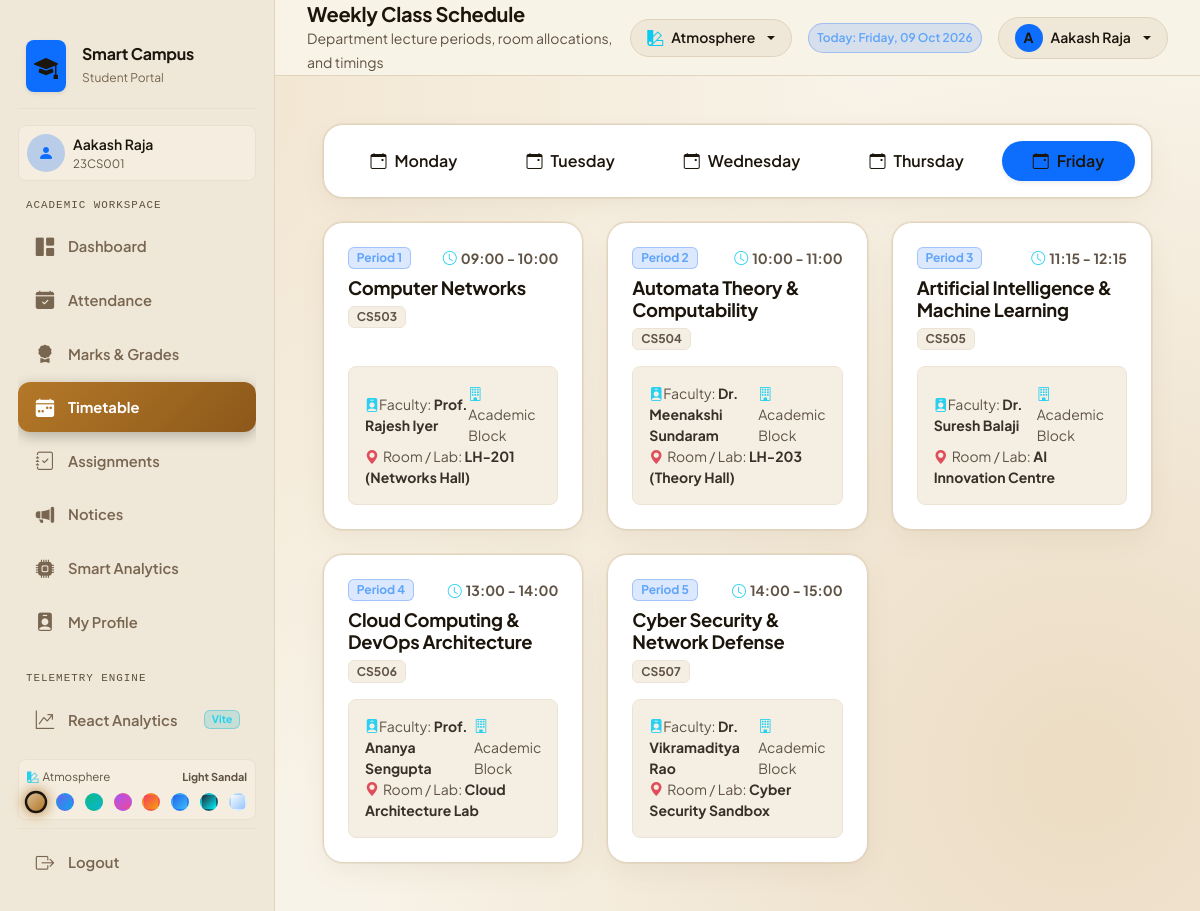
The page /frontend/pages/student-timetable.php (signed in) on the database its author committed.
### tables this page shows
CREATE TABLE `timetable` (
  `id` int(11) NOT NULL AUTO_INCREMENT,
  `subject_id` int(11) NOT NULL,
  `day` varchar(20) NOT NULL,
  `start_time` time NOT NULL,
  `end_time` time NOT NULL,
  `room` varchar(50) DEFAULT NULL,
  PRIMARY KEY (`id`),
  KEY `subject_id` (`subject_id`),
  CONSTRAINT `timetable_ibfk_1` FOREIGN KEY (`subject_id`) REFERENCES `subjects` (`id`) ON DELETE CASCADE
);

CREATE TABLE `subjects` (
  `id` int(11) NOT NULL AUTO_INCREMENT,
  `subject_name` varchar(100) NOT NULL,
  `subject_code` varchar(30) NOT NULL,
  `department` varchar(100) DEFAULT NULL,
  `faculty_id` int(11) DEFAULT NULL,
  `semester` int(11) DEFAULT NULL,
  `total_course_hours` int(11) DEFAULT 75,
  PRIMARY KEY (`id`)
);

### frontend/pages/student-timetable.php (the view, shortened to what the rows shown need)
<?php
require_once __DIR__ . '/../../backend/config/db.php';
require_once __DIR__ . '/../../backend/student/get_student_data.php';
$student_id = (int)$_SESSION['user_id'];
$data = getStudentFullData($conn, $student_id);
$timetable = $data['timetable'];
$days = ['Monday', 'Tuesday', 'Wednesday', 'Thursday', 'Friday'];
$today_name = date('l');
$active_day = in_array($today_name, $days) ? $today_name : 'Monday';
$tt_by_day = [];
foreach ($days as $d) {
    $tt_by_day[$d] = [];
}
foreach ($timetable as $t) {
    if (isset($tt_by_day[$t['day']])) {
        $tt_by_day[$t['day']][] = $t;
    }
}
require_once __DIR__ . '/../includes/header.php';
?>
<div class="app-main">
    <main class="p-4 p-lg-5 flex-grow-1">
        <div class="tab-content" id="timetableTabContent">
            <?php foreach ($days as $day): ?>
            <div class="tab-pane fade <?php echo $day === $active_day ? 'show active' : ''; ?>" id="<?php echo strtolower($day); ?>" role="tabpanel">
                <div class="row g-4">
                    <?php if (!empty($tt_by_day[$day])): ?>
                        <?php foreach ($tt_by_day[$day] as $period_idx => $slot): ?>
                        <div class="col-md-6 col-xl-4">
                            <div class="erp-card p-4 h-100 position-relative border-start border-4 border-primary d-flex flex-column justify-content-between">
                                <div>
                                    <div class="d-flex justify-content-between align-items-center mb-2">
                                        <span class="badge bg-primary bg-opacity-20 text-primary border border-primary border-opacity-25 px-2.5 py-1 small">
                                            Period <?php echo $period_idx + 1; ?>
                                        </span>
                                        <span class="text-white-50 small fw-bold">
                                            <i class="bi bi-clock me-1 text-info"></i><?php echo substr($slot['start_time'], 0, 5); ?> - <?php echo substr($slot['end_time'], 0, 5); ?>
                                        </span>
                                    </div>
                                    <h5 class="fw-bold text-white mb-1" style="font-size: 1.15rem;"><?php echo htmlspecialchars($slot['subject_name']); ?></h5>
                                    <span class="badge bg-secondary bg-opacity-25 text-white-50 mb-3 border border-white border-opacity-10"><?php echo htmlspecialchars($slot['subject_code']); ?></span>
                                </div>
                                <div class="p-3 rounded-3 bg-secondary bg-opacity-10 border border-white border-opacity-10 text-white-50 small">
                                    <div class="d-flex justify-content-between align-items-center mb-1.5">
                                        <span><i class="bi bi-person-badge-fill text-info me-1.5"></i>Faculty: <strong class="text-white"><?php echo htmlspecialchars($slot['faculty_name'] ?? 'Faculty Lead'); ?></strong></span>
                                        <span><i class="bi bi-building text-info me-1"></i>Academic Block</span>
                                    </div>
                                    <div><i class="bi bi-geo-alt-fill text-danger me-1"></i>Room / Lab: <strong class="text-white"><?php echo htmlspecialchars($slot['room']); ?></strong></div>
                                </div>
                            </div>
                        </div>
                        <?php endforeach; ?>
                    <?php endif; ?>
                </div>
            </div>
            <?php endforeach; ?>
        </div>
    </main>
</div>
<?php require_once __DIR__ . '/../includes/footer.php'; ?>

### rows shown on the page
timetable: start_time "09:00", end_time "10:00", subject.subject_name "Computer Networks", subject.subject_code "CS503", faculty_name "Prof. Rajesh Iyer", room "LH-201 (Networks Hall)"
timetable: start_time "10:00", end_time "11:00", subject.subject_name "Automata Theory & Computability", subject.subject_code "CS504", faculty_name "Dr. Meenakshi Sundaram", room "LH-203 (Theory Hall)"
timetable: start_time "11:15", end_time "12:15", subject.subject_name "Artificial Intelligence & Machine Learning", subject.subject_code "CS505", faculty_name "Dr. Suresh Balaji", room "AI Innovation Centre"
timetable: start_time "13:00", end_time "14:00", subject.subject_name "Cloud Computing & DevOps Architecture", subject.subject_code "CS506", faculty_name "Prof. Ananya Sengupta", room "Cloud Architecture Lab"
timetable: start_time "14:00", end_time "15:00", subject.subject_name "Cyber Security & Network Defense", subject.subject_code "CS507", faculty_name "Dr. Vikramaditya Rao", room "Cyber Security Sandbox"

### other values the page prints
$current_user_name "Aakash Raja"
$current_user_reg "23CS001"
substr($current_user_name, 0, 1) "A"
$day "Monday"
$day "Tuesday"
$day "Wednesday"
$day "Thursday"
$day "Friday"
